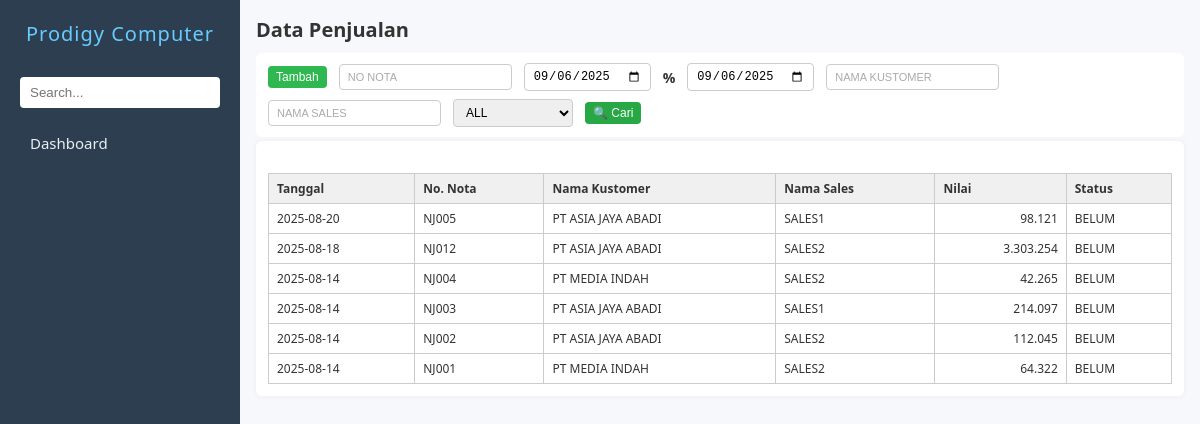
Before: /penjualan.php with the older database file.
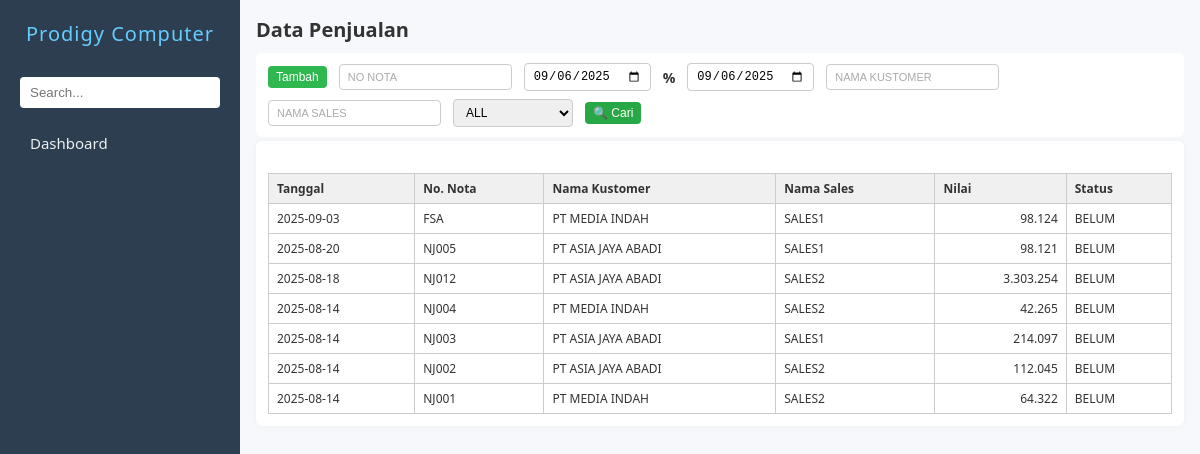
After: the same page with the newer database file.
### tables this page shows
CREATE TABLE `zjual` (
  `nonota` char(30) DEFAULT NULL,
  `tgl` date DEFAULT NULL,
  `kodekust` char(10) DEFAULT NULL,
  `kodesls` char(10) DEFAULT NULL,
  `kodegd` char(10) DEFAULT NULL,
  `nilai` double DEFAULT 0,
  `lunas` int(11) DEFAULT 0,
  `tgltempo` date DEFAULT NULL,
  `ppn` double(10,2) DEFAULT 0.00,
  `hppn` double(10,2) DEFAULT 0.00,
  `disc1` double(10,2) DEFAULT 0.00,
  `hdisc1` double(10,2) DEFAULT 0.00,
  `disc2` double(10,2) DEFAULT 0.00,
  `hdisc2` double(10,2) DEFAULT 0.00,
  `disc3` double(10,2) DEFAULT 0.00,
  `hdisc3` double(10,2) DEFAULT 0.00,
  `ket` varchar(1000) DEFAULT NULL,
  `operator` char(10) DEFAULT '',
  `logtime` timestamp NOT NULL DEFAULT current_timestamp()
);

CREATE TABLE `zkustomer` (
  `kodekust` char(10) NOT NULL,
  `kodear` char(20) DEFAULT NULL,
  `kodetipe` char(20) DEFAULT NULL,
  `namakust` tinytext NOT NULL,
  `alamat` tinytext NOT NULL,
  `kota` tinytext DEFAULT NULL,
  `kodehrg` char(2) NOT NULL,
  `ktp` char(20) NOT NULL,
  `npwp` char(30) NOT NULL
);

CREATE TABLE `zsales` (
  `kodesls` char(20) NOT NULL,
  `namasls` char(50) NOT NULL,
  `alamat` char(255) NOT NULL,
  `kota` char(50) NOT NULL,
  `ktp` varchar(20) NOT NULL,
  `npwp` varchar(30) NOT NULL
);

### penjualan.php (the view, shortened to what this page needs)
<?php
include 'koneksi.php';
$query = mysqli_query($conn, "
    SELECT zjual.tgl, zjual.nonota, zkustomer.namakust, zsales.namasls, zjual.nilai, zjual.lunas
    FROM zjual
    JOIN zkustomer ON zjual.kodekust = zkustomer.kodekust
    JOIN zsales ON zjual.kodesls = zsales.kodesls
    ORDER BY zjual.tgl DESC, zjual.nonota DESC
    LIMIT 10
");
?>
<!DOCTYPE html>
<html lang="en">
<head>
    <link rel="stylesheet" href="navbar.css" />
    <link rel="stylesheet" href="form.css" />
</head>
<body>
    <?php
    include 'navbar.php';
    $hakUbah   = $aksesEdit['tambah'];?>
    <main>
        <h2>Data Penjualan</h2>
        <div class="action-bar">
            <button type="button" name="btnTambah" id="btnTambah" class="action-btn tambah" onclick="window.location.href='inputpenjualan.php'">Tambah</button>
            <input type="text" name="noNota" id="inputNoNota" placeholder="No Nota" style="text-transform: uppercase;">
            <input type="date" name="tgl1" id="inputTgl1">
            <span>%</span>
            <input type="date" name="tgl2" id="inputTgl2">
            <input type="text" name="namakust" id="inputNamakust" placeholder="Nama Kustomer" autocomplete="off" style="text-transform: uppercase;">
            <input type="text" name="namasls" id="inputNamasls" placeholder="Nama Sales" autocomplete="off" style="text-transform: uppercase;">
            <select name="statusBayar" id="statusBayar">
                <option value="all">ALL</option>
            </select>
            <button type="button" name="btnSearch" id="btnSearch" class="action-btn cari" onclick="triggerSearch()">🔍 Cari</button>
        </div>
        <form id="penjualanForm" action="prosespenjualan.php" method="POST" enctype="multipart/form-data" onsubmit="return validateForm()">
            <div id="tabelHasil" class="form-grid" style="margin-top: 20px;">
                <table class="tabel-hasil">
                    <thead>
                        <tr>
                            <th>Tanggal</th>
                            <th>No. Nota</th>
                            <th>Nama Kustomer</th>
                            <th>Nama Sales</th>
                            <th>Nilai</th>
                            <th>Status</th>
                        </tr>
                    </thead>
                    <tbody>
                        <?php while ($row = mysqli_fetch_assoc($query)): ?>
                            <tr onclick="tampilkanKonfirmasiEdit('<?= $row['nonota'] ?>')">
                                <td><?= $row['tgl'] ?></td>
                                <td><?= $row['nonota'] ?></td>
                                <td><?= $row['namakust'] ?></td>
                                <td><?= $row['namasls'] ?></td>
                                <td style="text-align: right;"><?= number_format($row['nilai'], 0, ',', '.') ?></td>
                                <td><?= $row['lunas'] ? 'LUNAS' : 'BELUM' ?></td>
                            </tr>
                        <?php endwhile; ?>
                    </tbody>
                </table>
            </div>
        </form>
    </main>
</body>
</html>

Changed rows visible on the page:
added zjual: tgl "2025-09-03", nonota "FSA", zkustomer.namakust "PT MEDIA INDAH", zsales.namasls "SALES1", nilai "98.124", lunas "BELUM"
